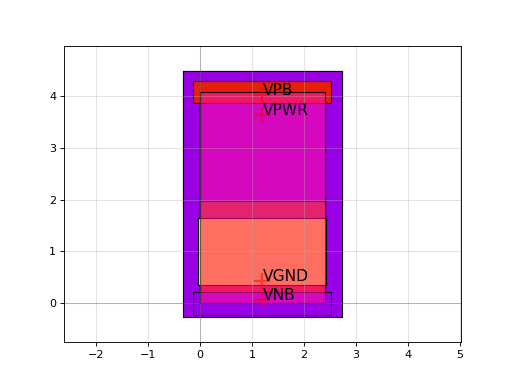

Write the Python code that produced this figure.
import sky130

c = sky130.components.sky130_fd_sc_hvl__nand2_1()
c.plot()
